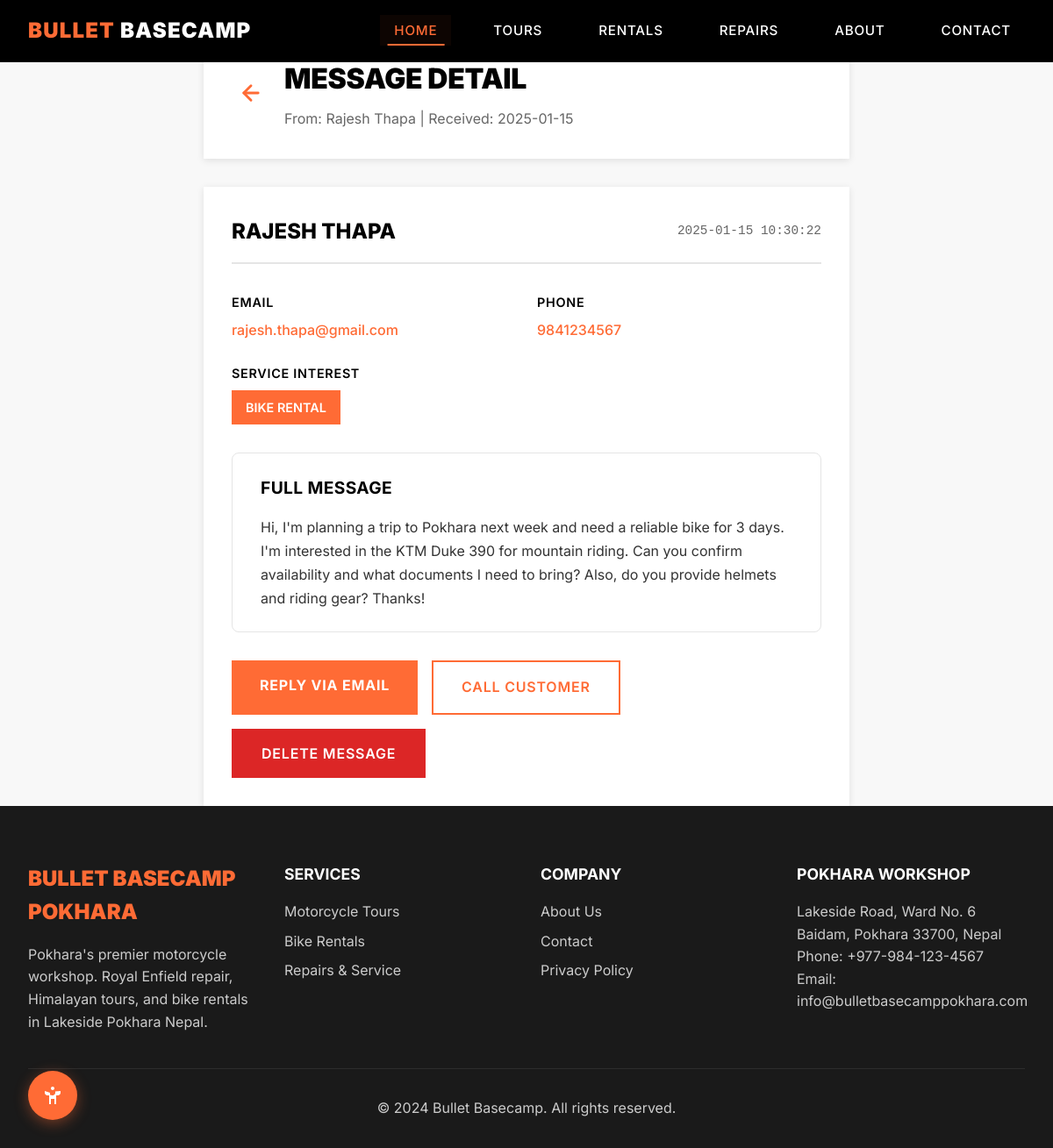
/admin/messages/1 (signed in), run on the app's committed database.
### models.py (models this page shows, shortened)
class Inquiry(db.Model):
    __tablename__ = 'inquiries'
    id = db.Column(db.Integer, primary_key=True)
    name = db.Column(db.String(100), nullable=False)
    email = db.Column(db.String(120), nullable=False)
    phone = db.Column(db.String(20), nullable=False)
    service = db.Column(db.String(100), nullable=False)
    message = db.Column(db.Text, nullable=False)
    ip_address = db.Column(db.String(45), nullable=True)
    is_read = db.Column(db.Boolean, default=False)
    created_at = db.Column(db.DateTime, default=datetime.utcnow)
    updated_at = db.Column(db.DateTime, default=datetime.utcnow, onupdate=datetime.utcnow)

### app.py (the view)
@app.route('/admin/messages/<int:message_id>')
@require_admin
def admin_message_detail(message_id):
    message = Inquiry.query.get(message_id)
    if not message:
        flash('Message not found!', 'error')
        return redirect(url_for('admin_messages'))
    return render_template('admin/message_detail.html', message=message)

### app.py (called while the page is built)
@app.before_request
def security_middleware():
    ip_address = request.remote_addr
    if security_manager.is_ip_blocked(ip_address):
        log_security_event('blocked_ip_access', f'Blocked IP {ip_address} attempted access', ip_address)
        abort(429)  # Too Many Requests
    if request.endpoint and 'admin' in request.endpoint:
        log_security_event('admin_area_access', f'Access to {request.endpoint}', ip_address)
    if (request.endpoint and request.endpoint.startswith('admin') and
        request.endpoint != 'admin_login' and not SessionManager.validate_session()):
        return redirect(url_for('admin_login'))

@app.context_processor
def inject_admin_status():
    admin_status = SessionManager.validate_session()
    return dict(
        is_admin=admin_status,
        get_image_path=get_image_path,
        format_price=format_price
    )

### security.py (called while the page is built)
def log_security_event(event_type, details, ip_address=None):
    if not ip_address:
        ip_address = request.remote_addr if request else 'unknown'
    log_entry = {
        'timestamp': datetime.now().isoformat(),
        'event_type': event_type,
        'details': details,
        'ip_address': ip_address,
        'user_agent': request.headers.get('User-Agent', 'unknown') if request else 'unknown'
    }
    security_logger.info(f"Security Event: {event_type} - {details} from {ip_address}")
    log_file = 'logs/security_events.json'
    if os.path.exists(log_file):
        with open(log_file, 'r') as f:
            events = json.load(f)
    else:
        events = []
    events.append(log_entry)
    events = events[-1000:]
    with open(log_file, 'w') as f:
        json.dump(events, f, indent=2)

    def is_ip_blocked(self, ip_address):
        if ip_address in self.blocked_ips:
            if time.time() < self.blocked_ips[ip_address]:
                return True
            else:
                del self.blocked_ips[ip_address]
        return False

    @staticmethod
    def validate_session():
        if not session.get('user_logged_in'):
            return False
        last_activity = session.get('last_activity')
        if not last_activity:
            return False
        timeout = int(os.getenv('SESSION_TIMEOUT', 1800))
        if time.time() - last_activity > timeout:
            SessionManager.destroy_session()
            return False
        session['last_activity'] = time.time()
        return True

### templates/admin/message_detail.html (shortened to what this page needs)
{% extends "base.html" %}
{% block content %}
<section class="admin-page">
    <div class="admin-container">
        <div class="admin-header">
            <div class="admin-header-content">
                <a href="{{ url_for('admin_messages') }}" class="back-arrow-link">
                    <svg width="28" height="28" viewBox="0 0 24 24" fill="none" stroke="currentColor" stroke-width="2.5" stroke-linecap="round" stroke-linejoin="round">
                        <path d="M19 12H5"></path>
                        <path d="M12 19l-7-7 7-7"></path>
                    </svg>
                </a>
                <div>
                    <h1 class="admin-title">
                        {% if message.service == 'Online Booking' %}
                            Booking Detail
                        {% else %}
                            Message Detail
                        {% endif %}
                    </h1>
                    <p class="admin-subtitle">
                        From: {{ message.name }} | Received: {{ message.created_at.strftime('%Y-%m-%d') if message.created_at else 'N/A' }}
                    </p>
                </div>
            </div>
        </div>
        <div class="admin-section">
            <div class="message-header">
                <h2 class="customer-name">{{ message.name }}</h2>
                <span class="message-date">{{ message.created_at.strftime('%Y-%m-%d %H:%M:%S') if message.created_at else 'N/A' }}</span>
            </div>
            <div class="message-info-grid">
                <div class="info-item">
                    <label>Email</label>
                    <a href="mailto:{{ message.email }}" class="email-link">{{ message.email }}</a>
                </div>
                {% if message.phone %}
                <div class="info-item">
                    <label>Phone</label>
                    <a href="tel:{{ message.phone }}" class="phone-link">{{ message.phone }}</a>
                </div>
                {% endif %}
                <div class="info-item">
                    <label>Service Interest</label>
                    <span class="service-badge">{{ message.service or 'General Inquiry' }}</span>
                </div>
            </div>
            <div class="message-content">
                <label>Full Message</label>
                <div class="message-text" id="message-text">{{ message.message }}</div>
            </div>
            <div class="message-actions">
                <a href="mailto:{{ message.email }}?subject=Re: Your inquiry about {{ message.service or 'Bullet Basecamp' }}" class="admin-btn-primary">Reply via Email</a>
                {% if message.phone %}
                <a href="tel:{{ message.phone }}" class="admin-btn-secondary">Call Customer</a>
                {% endif %}
                <form method="POST" action="{{ url_for('admin_delete_message_route', message_id=message.id) }}" class="delete-form" data-item-type="Message" data-item-name="from {{ message.name }}">
                <button type="submit" class="admin-btn-danger">Delete Message</button>
            </form>
            </div>
        </div>
    </div>
</section>
{% endblock %}

### static/css/style.css (style rules this page uses)
* { margin: 0; padding: 0; box-sizing: border-box; }
body { font-family: Inter, -apple-system, BlinkMacSystemFont, 'Segoe UI', sans-serif; font-size: 1rem; font-weight: 400; line-height: 1.6; color: #2D2D2D; background: #FFFFFF; }
:root { --ease-out-expo: cubic-bezier(0.16, 1, 0.3, 1); --ease-in-out-quart: cubic-bezier(0.76, 0, 0.24, 1); --ease-out-back: cubic-bezier(0.34, 1.56, 0.64, 1); }
html { scroll-behavior: smooth; }
body::before { content: ''; position: fixed; top: 0; left: 0; width: calc(var(--scroll-progress, 0) * 100%); height: 4px; background: linear-gradient(90deg, #FF6B35, #E55A2B, #FF6B35); z-index: 10001; transition: width 0.1s ease; box-shadow: 0 2px 4px rgba(255, 107, 53, 0.3); }
body { animation: pageLoad 0.8s var(--ease-out-expo); overflow-x: hidden; }

### templates/admin/message_detail.html (style rules this page uses)
.admin-page { background: #F8F8F8; min-height: calc(100vh - 80px); padding-top: 2rem; }
.admin-container { max-width: 800px; margin: 0 auto; padding: 0 2rem; }
.admin-header { background: #FFFFFF; border-radius: 0; padding: 2rem; margin-bottom: 2rem; box-shadow: 0 2px 8px rgba(0,0,0,0.1); }
.admin-header-content { display: flex; align-items: center; gap: 1rem; }
.back-arrow-link { color: #ff6b35; display: inline-flex; align-items: center; justify-content: center; padding: 0.5rem; border-radius: 50%; transition: background-color 0.3s ease; }
.admin-title { font-size: 2rem; font-weight: 900; color: #000000; text-transform: uppercase; letter-spacing: -0.01em; margin: 0 0 0.5rem; }
.admin-subtitle { color: #666666; font-size: 1rem; margin: 0; }
.admin-section { background: #FFFFFF; border-radius: 0; padding: 2rem; box-shadow: 0 2px 8px rgba(0,0,0,0.1); }
.message-header { display: flex; justify-content: space-between; align-items: center; margin-bottom: 2rem; padding-bottom: 1rem; border-bottom: 2px solid #E5E5E5; }
.customer-name { font-size: 1.5rem; font-weight: 800; color: #000000; text-transform: uppercase; margin: 0; }
.message-date { color: #666666; font-family: monospace; font-size: 0.9rem; }
.message-info-grid { display: grid; grid-template-columns: repeat(auto-fit, minmax(250px, 1fr)); gap: 1.5rem; margin-bottom: 2rem; }
.info-item label { display: block; font-weight: 600; color: #000000; margin-bottom: 0.5rem; text-transform: uppercase; font-size: 0.9rem; letter-spacing: 0.05em; }
.email-link, .phone-link { color: #FF6B35; text-decoration: none; font-weight: 500; transition: color 0.3s ease; }
.service-badge { background: #FF6B35; color: #FFFFFF; padding: 0.5rem 1rem; font-size: 0.9rem; font-weight: 600; text-transform: uppercase; display: inline-block; }
.message-content { margin-bottom: 2rem; background: #fff; padding: 1.5rem 2rem; border-radius: 8px; margin-top: 1.5rem; border: 1px solid #e5e5e5; }
.message-content > label { font-weight: 700; font-size: 1.2rem; color: #000; display: block; margin-bottom: 1rem; text-transform: uppercase; letter-spacing: 0.02em; }
.message-text { font-family: 'Inter', sans-serif; line-height: 1.7; color: #333; }
.message-actions { display: flex; gap: 1rem; flex-wrap: wrap; }
.admin-btn-primary { background: #FF6B35; color: #FFFFFF; border: none; padding: 1rem 2rem; font-size: 1rem; font-weight: 700; text-transform: uppercase; letter-spacing: 0.05em; border-radius: 0; text-decoration: none; cursor: pointer; transition: all 0.3s ease; font-family: 'Inter', sans-serif; display: inline-block; }
.admin-btn-secondary { background: transparent; color: #FF6B35; border: 2px solid #FF6B35; padding: 1rem 2rem; font-size: 1rem; font-weight: 600; text-transform: uppercase; letter-spacing: 0.05em; border-radius: 0; text-decoration: none; transition: all 0.3s ease; display: inline-block; }
.admin-btn-danger { background: #DC2626; color: #FFFFFF; border: 2px solid #DC2626; padding: 1rem 2rem; font-size: 1rem; font-weight: 600; text-transform: uppercase; letter-spacing: 0.05em; border-radius: 0; cursor: pointer; transition: all 0.3s ease; font-family: 'Inter', sans-serif; }
.delete-form { margin: 0; display: flex; }

### data on the page
Inquiry: name "Rajesh Thapa", created_at "2025-01-15", name "RAJESH THAPA", created_at "2025-01-15 10:30:22", email "rajesh.thapa@gmail.com", phone "9841234567", service "BIKE RENTAL", message "Hi, I'm planning a trip to Pokhara next week and need a reliable bike for 3 days. I'm interested in the KTM Duke 390 for mountain riding. Can you confirm availability and what documents I need to bring? Also, do you provide helmets and riding gear? Thanks!"
